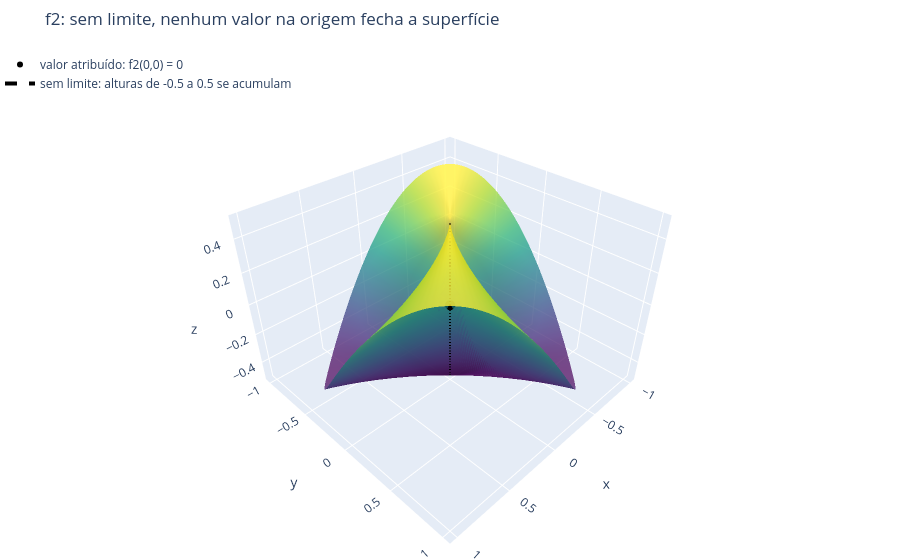

Here is the notebook cell this chart was saved with:
### Markdown cell above
#### Análise na mão ✍️

1. **$f_2(0,0)$ existe:** vale $0$. ✅
2. **O limite existe?** Não. Pelo item 2, o eixo $x$ dá $0$ e a reta $y = x$ dá $\tfrac12$. ❌
3. Não há o que comparar: falta o limite.

$$\boxed{f_2 \text{ não é contínua em } (0,0)}$$

**A descontinuidade é não removível.** Suponha que trocássemos o valor atribuído por um número $c$ qualquer. O limite **não muda**, porque ele não olha a origem: continua não existindo, já que as duas retas continuam discordando. A condição 2 continua falhando, para **todo** $c$.

**Em ε-δ:** perto da origem há pontos com $f_2 = \tfrac12$ (reta $y = x$) e com $f_2 = -\tfrac12$ (reta $y = -x$). Para qualquer $c$, pelo menos um deles fica a distância $\ge \tfrac12$ de $c$ (item 2, passo 3). Com $\varepsilon = \tfrac12$, nenhum $\delta$ funciona.

**Geometricamente:** todas as alturas de $-\tfrac12$ a $\tfrac12$ "chegam" ao eixo $z$ (segmento tracejado). Nenhum ponto isolado consegue "fechar" uma superfície que chega à origem em infinitas alturas diferentes.

### Code cell
# 💻 f2: não há limite para comparar com f2(0,0) (arraste para girar)
superficie_continuidade('f2', 'f2: sem limite, nenhum valor na origem fecha a superfície')
distancia_ao_valor('f2')

### Figure 1 — Plotly figure (JSON) as saved in the notebook; plotly's stock layout.template omitted (floating-point values rounded to 4 significant figures; data arrays with more than 128 entries replaced by an {"elided": "..."} marker saying what was removed)
{"data": [{"colorscale": [[0, "#440154"], [0.1111, "#482878"], [0.2222, "#3e4989"], [0.3333, "#31688e"], [0.4444, "#26828e"], [0.5556, "#1f9e89"], [0.6667, "#35b779"], [0.7778, "#6ece58"], [0.8889, "#b5de2b"], [1, "#fde725"]], "hovertemplate": "x=%{x:.3f}<br>y=%{y:.3f}<br>z=%{z:.4f}", "name": "z = f(x,y)", "opacity": 0.75, "showscale": false, "type": "surface", "x": {"elided": "145x90 float values"}, "y": {"elided": "145x90 float values"}, "z": {"elided": "145x90 float values"}}, {"marker": {"color": "black", "size": 6}, "mode": "markers", "name": "valor atribuído: f2(0,0) = 0", "type": "scatter3d", "x": [0], "y": [0], "z": [0]}, {"line": {"color": "black", "dash": "dash", "width": 4}, "mode": "lines", "name": "sem limite: alturas de -0.5 a 0.5 se acumulam", "type": "scatter3d", "x": [0, 0], "y": [0, 0], "z": [-0.5, 0.5]}], "layout": {"height": 560, "legend": {"bgcolor": "rgba(255,255,255,0.7)", "x": 0, "y": 1}, "margin": {"b": 0, "l": 0, "r": 0, "t": 50}, "scene": {"aspectmode": "manual", "aspectratio": {"x": 1, "y": 1, "z": 0.7}, "xaxis": {"title": {"text": "x"}}, "yaxis": {"title": {"text": "y"}}, "zaxis": {"title": {"text": "z"}}}, "title": {"text": "f2: sem limite, nenhum valor na origem fecha a superfície"}}}
